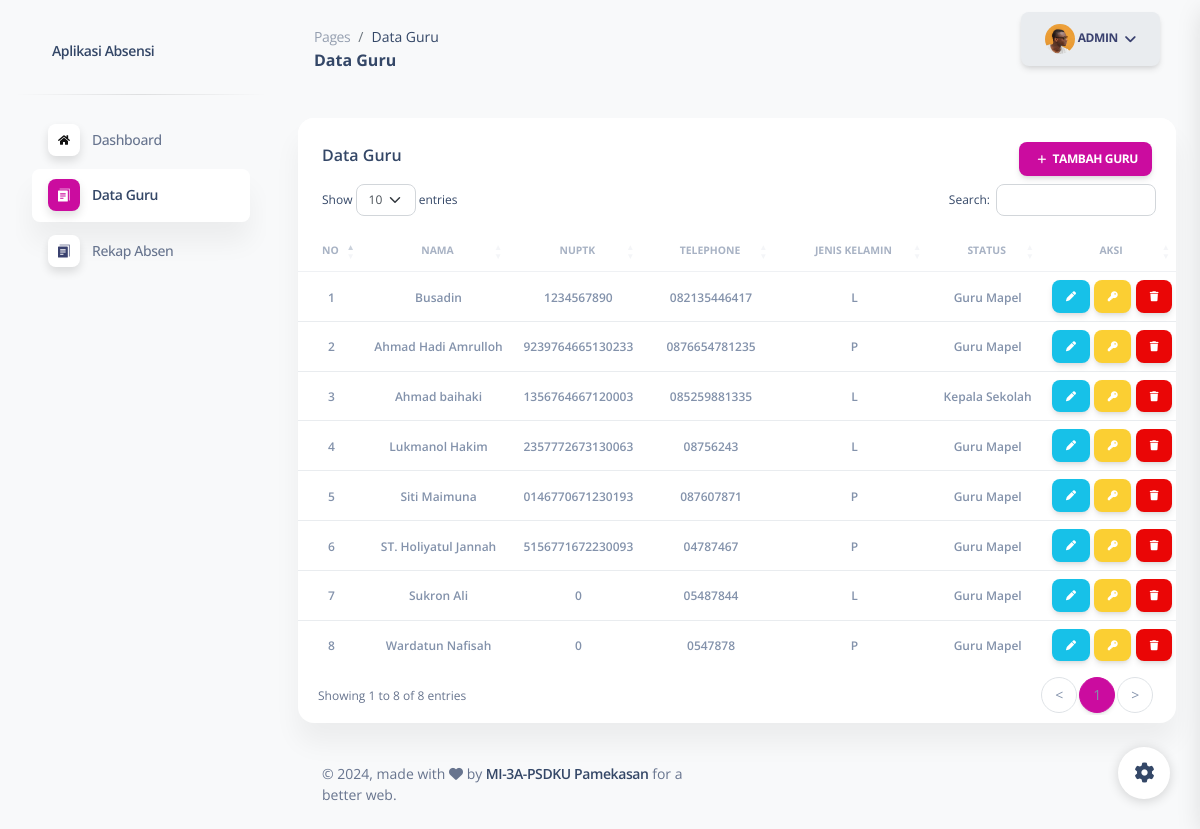
Screenshot of /user/index.php?page=dataguru (signed in) with the database file from the repository.
### tables this page shows
CREATE TABLE `pegawai` (
  `id_user` int(11) NOT NULL,
  `nik` varchar(100) NOT NULL,
  `username` varchar(225) NOT NULL,
  `password` varchar(225) NOT NULL,
  `nama_guru` varchar(255) NOT NULL,
  `tmp_lahir` varchar(100) NOT NULL,
  `tgl_lahir` varchar(100) NOT NULL,
  `alamat` varchar(100) NOT NULL,
  `jk` varchar(200) NOT NULL,
  `agama` varchar(100) NOT NULL,
  `nuptk` varchar(225) NOT NULL,
  `tlp` varchar(20) NOT NULL,
  `status_guru` varchar(100) NOT NULL,
  `role` int(11) NOT NULL
);

### user/page/dataguru.php (the view, shortened to what this page needs)
<div class="row">
 <div class="col-12">
  <div class="card mb-4">
   <div class="card-header pb-0">
    <div class="row">
     <div class="col-lg-6 col-7">
      <h6>Data Guru</h6>
     </div>
     <div class="col-lg-6 col-5 my-auto text-end">
      <button type="button" data-bs-toggle="modal" data-bs-target="#addguru" class="btn btn-primary btn-sm mb-2" style="padding: 8px 14px;"><i class="fas fa-plus m-1" style="font-size: 10px;"></i> Tambah Guru</button>
     </div>
    </div>
   </div>
   <div class="card-body px-0 pt-0 pb-2">
    <div class="table-responsive p-0">
     <table id="example" class="table align-items-center mb-0">
      <thead>
       <tr>
        <th class="text-center text-uppercase text-secondary text-xxs font-weight-bolder opacity-7">No</th>
        <th class="text-center text-uppercase text-secondary text-xxs font-weight-bolder opacity-7">Nama</th>
        <th class="text-center text-uppercase text-secondary text-xxs font-weight-bolder opacity-7">NUPTK</th>
        <th class="text-center text-uppercase text-secondary text-xxs font-weight-bolder opacity-7">Telephone</th>
        <th class="text-center text-uppercase text-secondary text-xxs font-weight-bolder opacity-7">Jenis Kelamin</th>
        <th class="text-center text-uppercase text-secondary text-xxs font-weight-bolder opacity-7">Status</th>
        <th class="text-center text-uppercase text-secondary text-xxs font-weight-bolder opacity-7">Aksi</th>
       </tr>
      </thead>
      <tbody>
       <?php
       $query3 = "SELECT * FROM pegawai WHERE role != '1'";
       $sql3 = mysqli_query($conn, $query3);
       $no = 0;
       while ($data = mysqli_fetch_array($sql3)) {
        $no++;
       ?>
        <tr>
         <td class="align-middle text-center"><span class="text-secondary text-xs font-weight-bold"><?= $no ?></span></td>
         <td class="align-middle text-center"><span class="text-secondary text-xs font-weight-bold"><?= $data['nama_guru'] ?></span></td>
         <td class="align-middle text-center"><span class="text-secondary text-xs font-weight-bold"><?= $data['nuptk'] ?></span></td>
         <td class="align-middle text-center"><span class="text-secondary text-xs font-weight-bold"><?= $data['tlp'] ?></span></td>
         <td class="align-middle text-center"><span class="text-secondary text-xs font-weight-bold"><?= $data['jk'] ?></span></td>
         <td class="align-middle text-center"><span class="text-secondary text-xs font-weight-bold"><?= $data['status_guru'] ?></span></td>
         <td class="align-middle text-center">
          <button type="button" data-bs-toggle="modal" data-bs-target="#edit<?= $data['id_user'] ?>" class="btn btn-info btn-sm mb-0" style="padding: 8px 14px;"><i class="fas fa-pen" style="font-size: 10px;"></i></button>
          <button type="button" data-bs-toggle="modal" data-bs-target="#reset<?= $data['id_user'] ?>" class="btn btn-warning btn-sm mb-0" style="padding: 8px 14px;"><i class="fas fa-key" style="font-size: 10px;"></i></button>
          <button type="button" data-bs-toggle="modal" data-bs-target="#hapus<?= $data['id_user'] ?>" class="btn btn-danger btn-sm mb-0" style="padding: 8px 14px;"><i class="fas fa-trash" style="font-size: 10px;"></i></button>
         </td>
        </tr>
       <?php
       }
       ?>
      </tbody>
     </table>
    </div>
   </div>
  </div>
 </div>
</div>

### user/index.php (shortened to what this page needs)
<?php
include("temp/header.php");
$page_title = "Dashboard";
$id = $_SESSION['user_id'];
       $query3 = "SELECT * FROM pegawai WHERE id_user='$id'";
       $sql3 = mysqli_query($conn, $query3);
       $data = mysqli_fetch_array($sql3);
if (isset($_GET['page'])) {
    switch ($_GET['page']) {
        case "dataguru":
            $page_title = "Data Guru";
            break;
    }
}
?>
<main class="main-content position-relative max-height-vh-100 h-100 border-radius-lg ">
 <nav class="navbar navbar-main navbar-expand-lg px-0 mx-4 shadow-none border-radius-xl" id="navbarBlur" navbar-scroll="true">
  <div class="container-fluid py-1 px-3">
   <nav aria-label="breadcrumb">
    <ol class="breadcrumb bg-transparent mb-0 pb-0 pt-1 px-0 me-sm-6 me-5">
     <li class="breadcrumb-item text-sm"><a class="opacity-5 text-dark" href="javascript:;">Pages</a></li>
     <li class="breadcrumb-item text-sm text-dark active" aria-current="page"><?php echo $page_title; ?></li>
    </ol>
    <h6 class="font-weight-bolder mb-0"><?php echo $page_title; ?></h6>
   </nav>
   <div class="dropdown">
                <a class="btn btn-light dropdown-toggle" href="#" role="button" id="dropdownMenuLink" data-bs-toggle="dropdown" aria-expanded="false">
                    <img src="../assets/img/team-2.jpg" class="rounded-circle" width="30" height="30"> <?php echo $data['username']; ?>
                </a>
            </div>
  </div>
 </nav>
 <div class="container-fluid py-4">
  <?php
  if (isset($_GET['page'])) {
   switch ($_GET['page']) {
    case "dataguru":
     include 'page/dataguru.php';
     break;
   }
  } else {
   include 'page/home.php';
  }
  ?>
<?php
include("temp/footer.php");
?>

### rows the page displays
pegawai: username "ADMIN"
pegawai: nama_guru "Busadin", nuptk "1234567890", tlp "082135446417", jk "L", status_guru "Guru Mapel"
pegawai: nama_guru "Ahmad Hadi Amrulloh", nuptk "9239764665130233", tlp "0876654781235", jk "P", status_guru "Guru Mapel"
pegawai: nama_guru "Ahmad baihaki", nuptk "1356764667120003", tlp "085259881335", jk "L", status_guru "Kepala Sekolah"
pegawai: nama_guru "Lukmanol Hakim", nuptk "2357772673130063", tlp "08756243", jk "L", status_guru "Guru Mapel"
pegawai: nama_guru "Siti Maimuna", nuptk "0146770671230193", tlp "087607871", jk "P", status_guru "Guru Mapel"
pegawai: nama_guru "ST. Holiyatul Jannah", nuptk "5156771672230093", tlp "04787467", jk "P", status_guru "Guru Mapel"
pegawai: nama_guru "Sukron Ali", nuptk "0", tlp "05487844", jk "L", status_guru "Guru Mapel"
pegawai: nama_guru "Wardatun Nafisah", nuptk "0", tlp "0547878", jk "P", status_guru "Guru Mapel"

### other values shown
$page_title "Data Guru"
